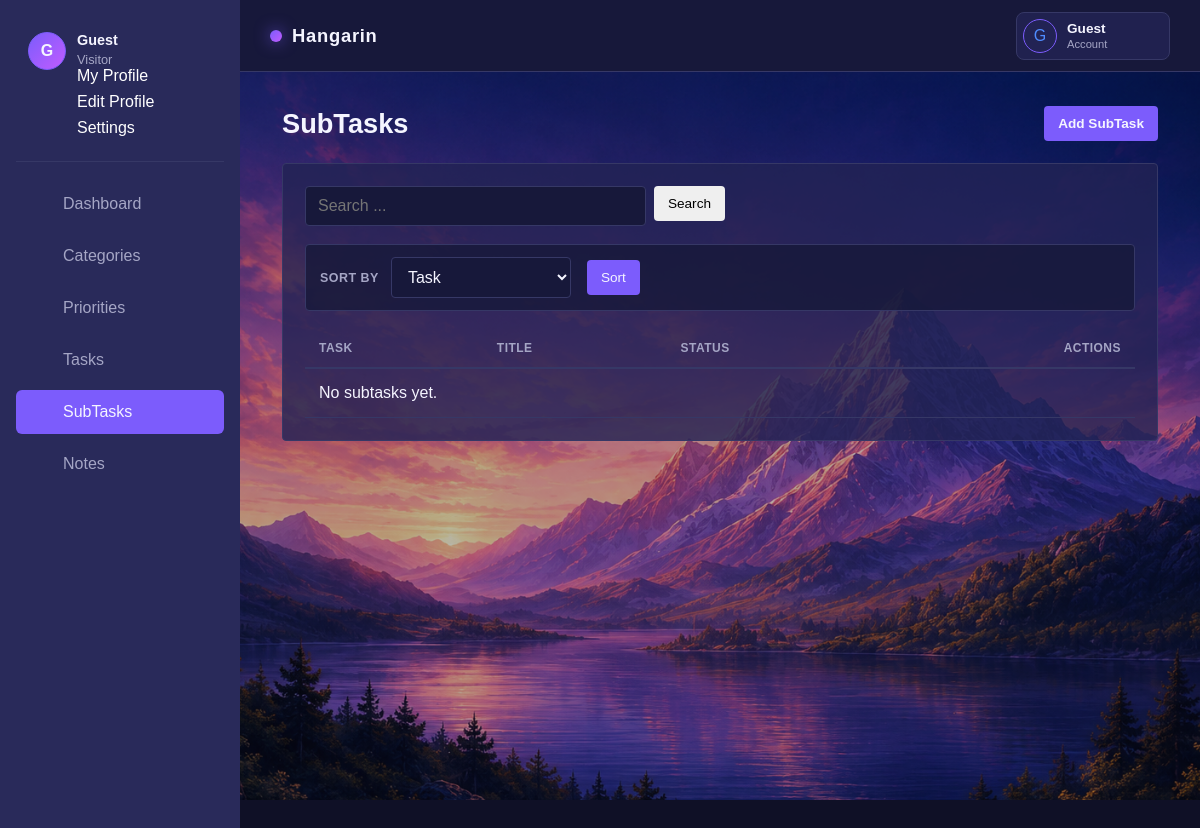
The app's page /subtasks/, older data.
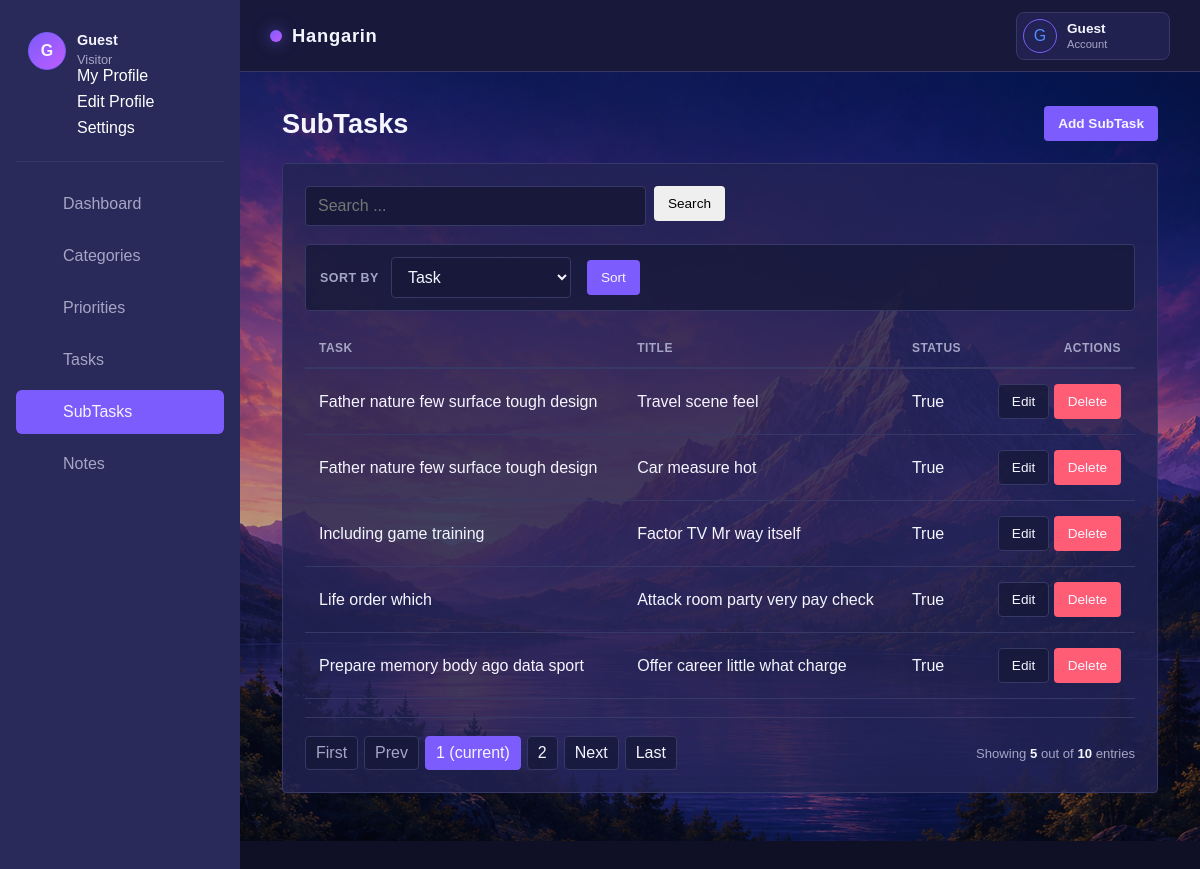
The same page, newer data.
### app/models.py (models this page shows, shortened)
class SubTask(models.Model):
    task = models.ForeignKey(Task, on_delete=models.CASCADE, related_name='subtasks')
    title = models.CharField(max_length=200)
    status = models.BooleanField(default=False)

class Task(models.Model):
    class Status(models.TextChoices):
        TODO = 'todo', 'To do'
        IN_PROGRESS = 'in_progress', 'In progress'
        DONE = 'done', 'Done'
    title = models.CharField(max_length=200)
    description = models.TextField(blank=True)
    status = models.CharField(max_length=20, choices=Status.choices, default=Status.TODO)
    is_deleted = models.BooleanField(default=False)
    deadline = models.DateTimeField(blank=True, null=True)
    priority = models.ForeignKey(Priority, on_delete=models.PROTECT, blank=True, null=True)
    category = models.ForeignKey(Category, on_delete=models.SET_NULL, blank=True, null=True)
    created_at = models.DateTimeField(auto_now_add=True)
    updated_at = models.DateTimeField(auto_now=True)
    class Meta:
        ordering = ('status', 'deadline', '-created_at')

### app/views.py (the view)
# urls.py: path('subtasks/', views.SubTaskListView.as_view(), name='subtask-list'),
class SubTaskListView(SearchSortListView):
	model = SubTask
	template_name = 'hangarin/subtask_list.html'
	context_object_name = 'subtasks'
	search_fields = ('title', 'task__title')
	allowed_sort_fields = ('task__title', 'title', 'status')
	default_sort = 'task__title'

### app/views.py (called while the page is built)
	def get_queryset(self):
		queryset = self.model.objects.all()
		query = self.request.GET.get('q', '').strip()
		if query:
			search = Q()
			for field in self.search_fields:
				search |= Q(**{f'{field}__icontains': query})
			queryset = queryset.filter(search)
		sort_by = self.request.GET.get('sort_by', self.default_sort)
		if sort_by not in self.allowed_sort_fields:
			sort_by = self.default_sort
		self.sort_by = sort_by
		return queryset.order_by(sort_by)

	def get_context_data(self, **kwargs):
		context = super().get_context_data(**kwargs)
		context['q'] = self.request.GET.get('q', '')
		context['sort_by'] = self.sort_by
		return context

### app/templates/hangarin/subtask_list.html (shortened to what this page needs)
{% extends 'base.html' %}
{% block content %}
<main class="content tab-page tab-page-subtasks">
  <div class="container-fluid tab-container">
    <h4 class="page-title d-flex justify-content-between align-items-center">
      <span>SubTasks</span>
      <a href="{% url 'subtask-add' %}" class="btn btn-primary btn-sm">Add SubTask</a>
    </h4>
    <section class="card tab-card">
      <div class="card-body table-responsive">
        {% include 'includes/search_form.html' %}
        {% with current=sort_by|default:'task__title' %}
        <div class="sort-toolbar">
          <form method="get" class="row g-2 align-items-center">
            <div class="col-auto">
              <label for="subtaskSortSelect" class="col-form-label">Sort by</label>
            </div>
            <div class="col-auto">
              <select class="form-control form-control-sm" id="subtaskSortSelect" name="sort_by" onchange="this.form.submit()">
                <option value="task__title" {% if current == 'task__title' %}selected{% endif %}>Task</option>
              </select>
            </div>
            <div class="col-auto">
              <button type="submit" class="btn btn-primary btn-sm btn-rounded">Sort</button>
            </div>
          </form>
        </div>
        {% endwith %}
        <table class="table">
          <thead>
            <tr>
              <th>Task</th>
              <th>Title</th>
              <th>Status</th>
              <th class="text-right">Actions</th>
            </tr>
          </thead>
          <tbody>
            {% for subtask in subtasks %}
            <tr>
              <td>{{ subtask.task.title }}</td>
              <td>{{ subtask.title }}</td>
              <td>{{ subtask.status }}</td>
              <td class="text-right">
                <a href="{% url 'subtask-edit' subtask.pk %}" class="btn btn-sm btn-secondary">Edit</a>
                <a href="{% url 'subtask-delete' subtask.pk %}?next={{ request.get_full_path|urlencode }}" class="btn btn-sm btn-danger">Delete</a>
              </td>
            </tr>
            {% empty %}
            <tr>
              <td colspan="4">No subtasks yet.</td>
            </tr>
            {% endfor %}
          </tbody>
        </table>
        {% include 'includes/pagination.html' %}
      </div>
    </section>
  </div>
</main>
{% endblock %}

Row changes from the older to the newer data that the page shows:
added SubTask: task "Father nature few surface tough design", title "Travel scene feel", status "True"
added SubTask: task "Father nature few surface tough design", title "Car measure hot", status "True"
added SubTask: task "Including game training", title "Factor TV Mr way itself", status "True"
added SubTask: task "Life order which", title "Attack room party very pay check", status "True"
added SubTask: task "Prepare memory body ago data sport", title "Offer career little what charge", status "True"
Text that changed along with them:
{{ object_list.count }}: (not shown) → "5"
{{ paginator.count }}: (not shown) → "10"
text no longer shown: "No subtasks yet."
text now shown: "First Prev Next Last Showing out of entries"
new list line: "1 (current)"
new list line: "2"
